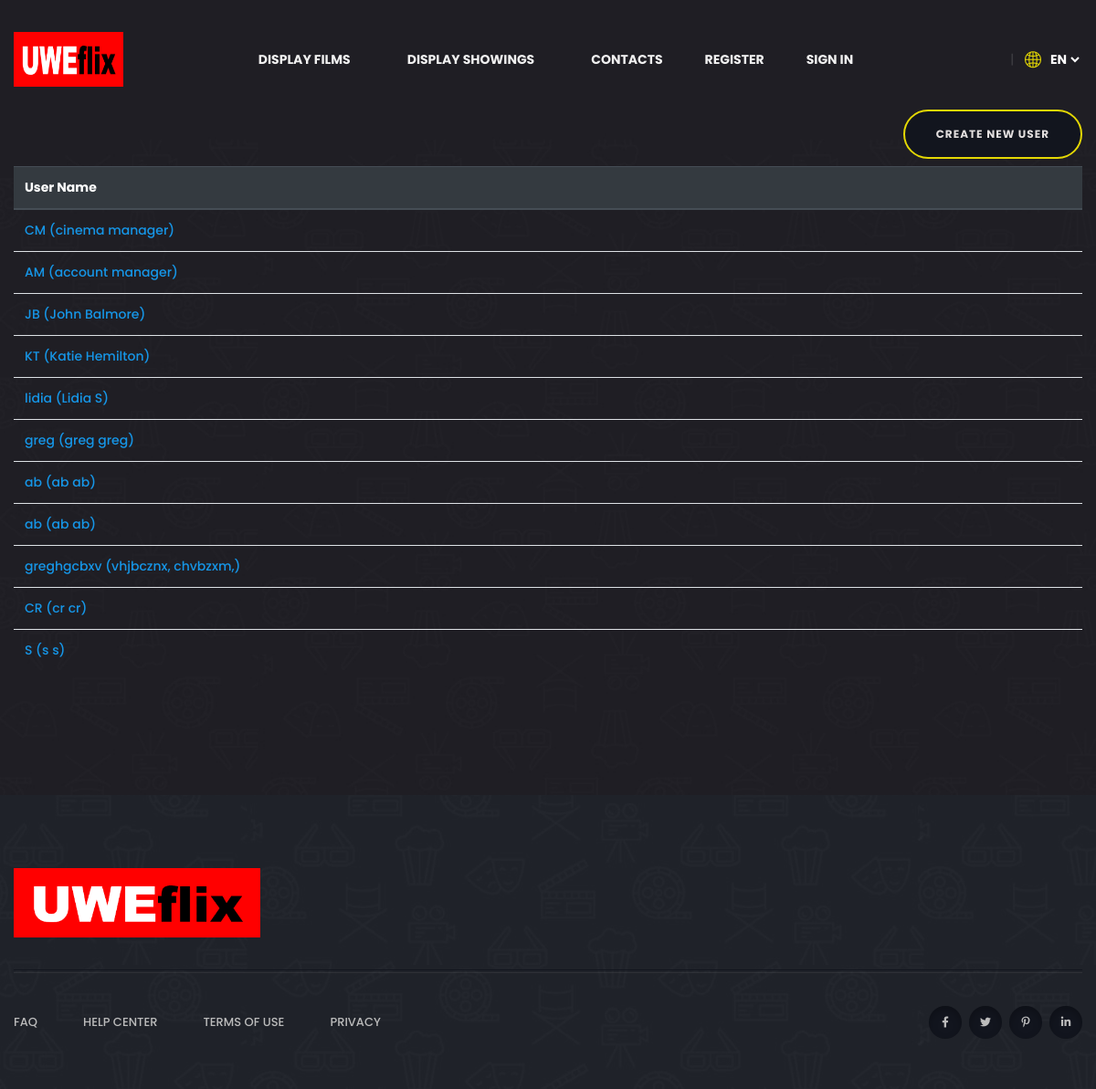
Page /accounts on the earlier database version.
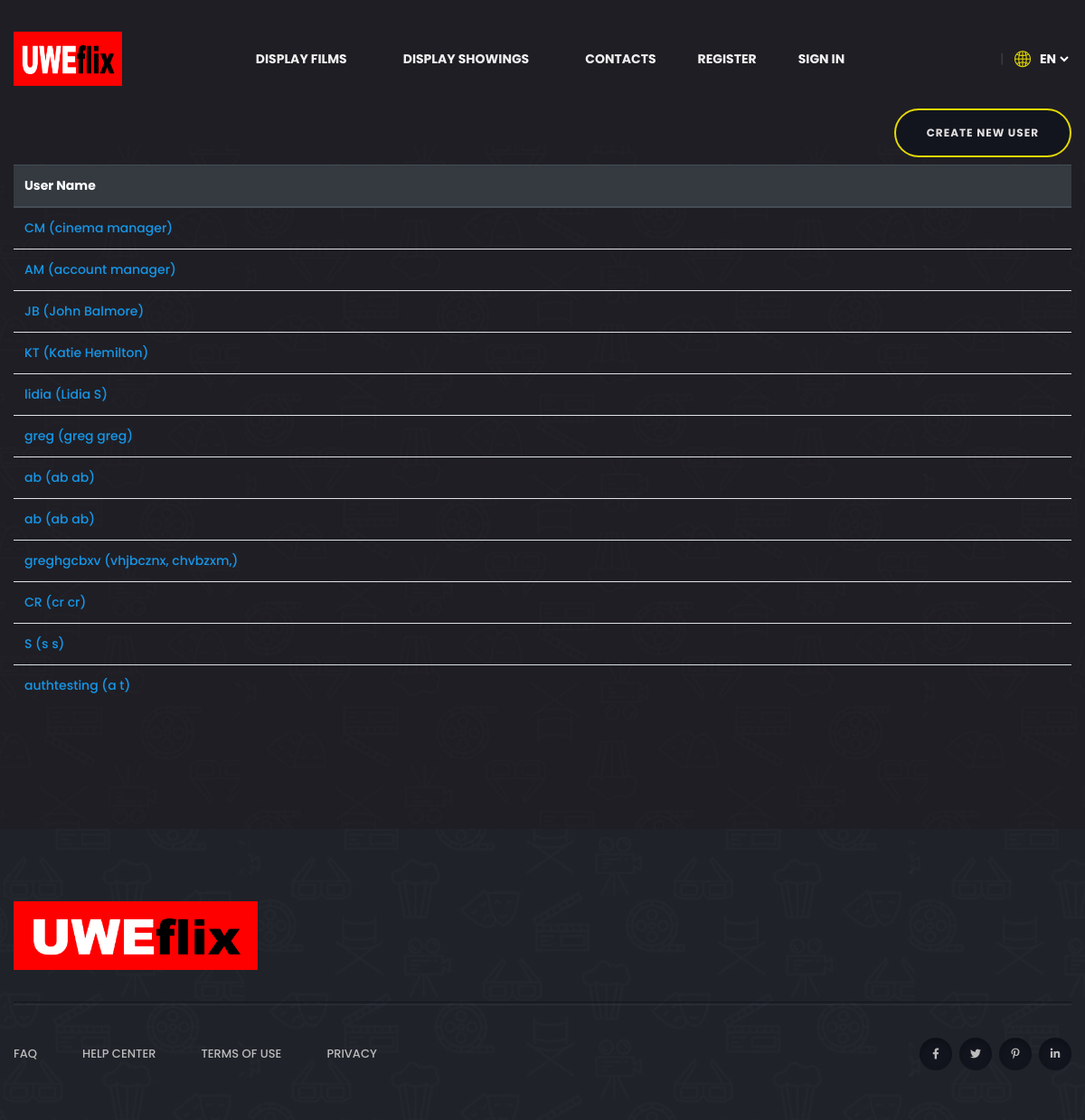
Same page on the later database version.
### accounts/models.py (models this page shows, shortened)
class User(models.Model):
    username = models.CharField(max_length=255)
    password = models.CharField(max_length=255)
    class UserType(models.TextChoices):
        CUSTOMER = 'C', _('Customer')
        STUDENT = 'S', _('Student')
        CLUBREP = 'CR', _('Club Rep')
        ACCOUNTSMANAGER = 'AM', _('Accounts Manager')
        CINEMAMANAGER = 'CM', _('Cinema Manager')
    userType = models.CharField(
        max_length = 2,
        choices = UserType.choices,
        default = UserType.CUSTOMER
    )
    firstName = models.CharField(max_length=255)
    lastName = models.CharField(max_length=255)
    dateOfBirth = models.DateField()
    userEmail = models.CharField(max_length=255)
    affiliatedClub = models.ForeignKey(Club, on_delete=models.CASCADE, blank=True, null=True)
    paymentDetails = models.ForeignKey(PaymentDetails, on_delete=models.CASCADE, blank=True, null=True)
    balance = models.IntegerField(default=0, validators=[MinValueValidator(-150)])
    activated = models.BooleanField(default=False)

### accounts/views.py (the view)
# urls.py: path('', views.index, name='index'),
def index(request):
    userList = User.objects.all() # List of all Users
    message = request.GET.get('message') # Get any message from previous pages
    context = {
        'userList': userList,
        'message': message,
    }
    return render(request, 'accounts/index.html', context)

### accounts/templates/accounts/index.html
{% extends "uwe/base.html" %}
{% load static %}
{% block content %}
<section class="services-area services-bg" data-background="{% static 'uwe/img/bg/services_bg.jpg' %}">
    <div class="container">
        <a class="btn mb-2 float-right" href="{% url 'accounts:createUser' %}">Create new User</a>
        <div class=" align-items-center">
            <table class="table">
                <thead class="thead-dark">
                <tr>
                    <th scope="col">User Name</th>
                </tr>
                </thead>
                <tbody>
                {% for user in userList %}
                {% if userList %}
                <tr>
                    <td>
                    <a href="{% url 'accounts:manageUser' user.id %}">
                        {{ user.username }} ({{ user.firstName }} {{ user.lastName }})
                    </a>
                    </td>
                </tr>
                {% else %}
                <td>
                    <p>There are no users</p>
                </td>
                {% endif %}
                {% endfor %}
                </tbody>
            </table>
        </div>
    </div>
</section>
{%endblock%}

Differences in the rows shown:
added User: username "authtesting", firstName "a", lastName "t"
